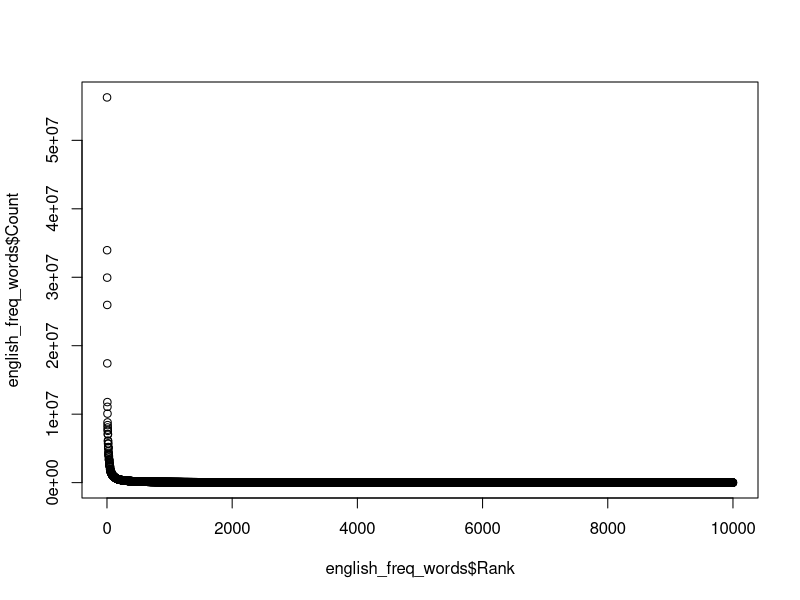
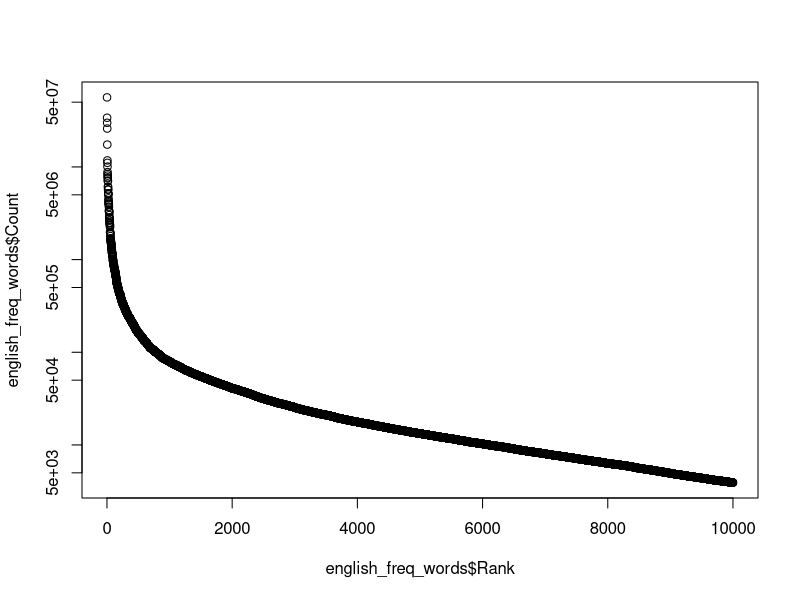
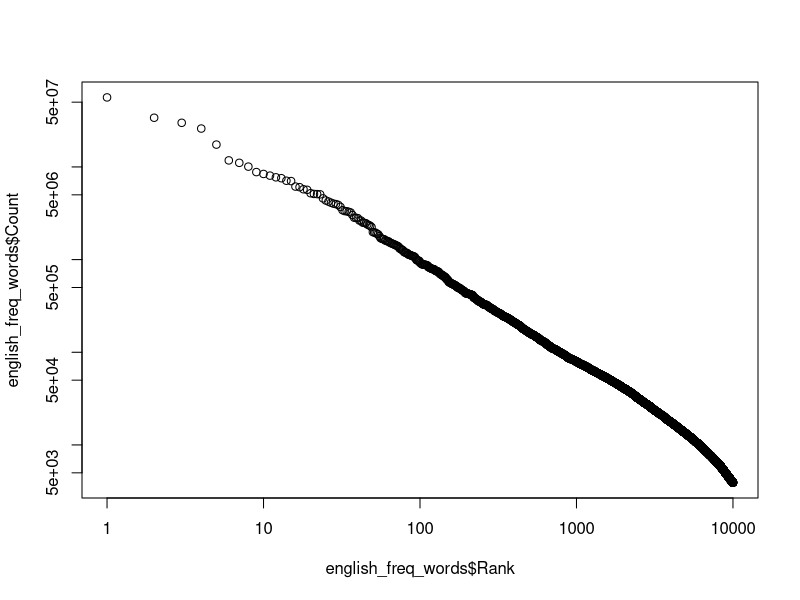
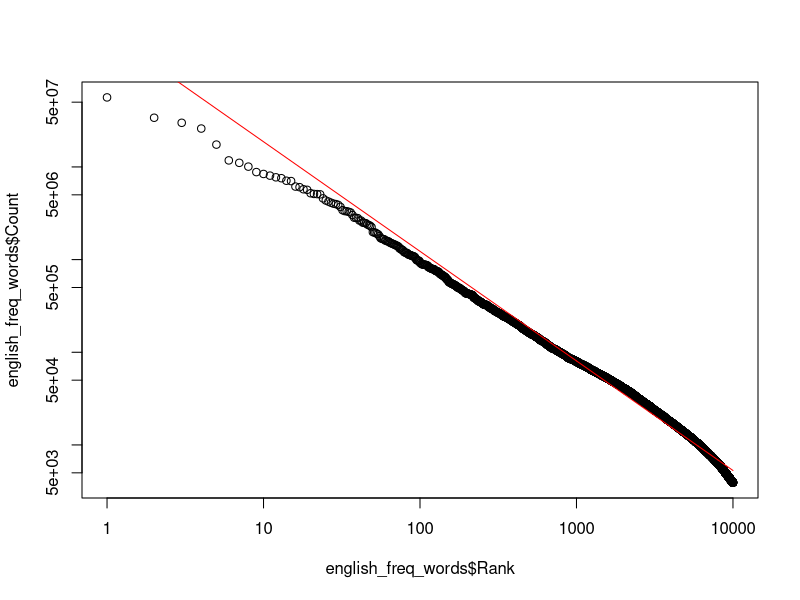

Write R code to recreate these figures, in order.
setwd('~/Documents/assiment/')

english_freq_words <- read.csv("English.csv", header = TRUE)

# type conversion
english_freq_words$Rank <- as.integer(as.character(english_freq_words$Rank))
english_freq_words$Count <- as.numeric(as.character(english_freq_words$Count))

# Make linear plot
plot(english_freq_words$Rank, english_freq_words$Count)

# Semi-log plot
plot(english_freq_words$Rank, english_freq_words$Count, log='y')

# Log-log plot
plot(english_freq_words$Rank, english_freq_words$Count, log='xy')

# Pearson correlation coefficient
cor.test(log(english_freq_words$Rank), log(english_freq_words$Count))

# Finding a and b in the power law Count = b * Rank^a
model <- lm(log(Count) ~ log(Rank), data=english_freq_words)
a <- model$coefficients["log(Rank)"]
log_b <- model$coefficients["(Intercept)"]
b <- exp(log_b)

# plot the fit with respect to the raw data
plot(english_freq_words$Rank, english_freq_words$Count, log='xy')
lines(english_freq_words$Rank, b * english_freq_words$Rank^a, col="red")


